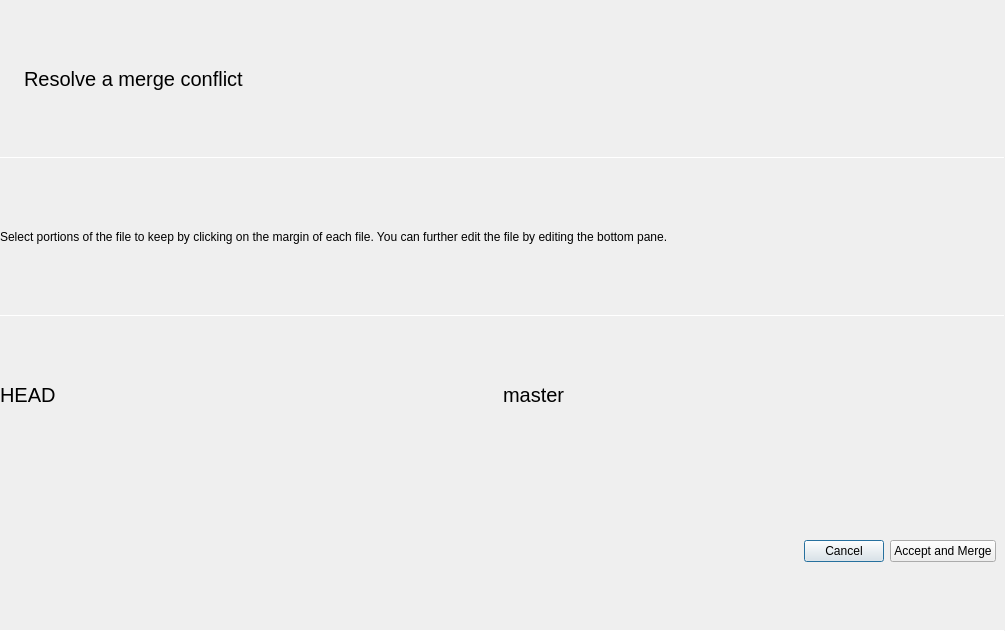
<?xml version="1.0" encoding="UTF-8"?>
<ui version="4.0">
 <class>MergeTool</class>
 <widget class="QDialog" name="MergeTool">
  <property name="geometry">
   <rect>
    <x>0</x>
    <y>0</y>
    <width>1005</width>
    <height>631</height>
   </rect>
  </property>
  <property name="windowTitle">
   <string>Resolve a merge conflict</string>
  </property>
  <layout class="QVBoxLayout" name="verticalLayout">
   <property name="spacing">
    <number>0</number>
   </property>
   <property name="leftMargin">
    <number>0</number>
   </property>
   <property name="topMargin">
    <number>0</number>
   </property>
   <property name="rightMargin">
    <number>0</number>
   </property>
   <property name="bottomMargin">
    <number>0</number>
   </property>
   <item>
    <layout class="QHBoxLayout" name="horizontalLayout">
     <property name="spacing">
      <number>0</number>
     </property>
     <item>
      <widget class="QToolButton" name="cancelButton">
       <property name="sizePolicy">
        <sizepolicy hsizetype="Preferred" vsizetype="Preferred">
         <horstretch>0</horstretch>
         <verstretch>0</verstretch>
        </sizepolicy>
       </property>
       <property name="text">
        <string/>
       </property>
       <property name="icon">
        <iconset theme="go-previous" resource="../icons.qrc">
         <normaloff>:/icons/go-previous.svg</normaloff>:/icons/go-previous.svg</iconset>
       </property>
       <property name="autoRaise">
        <bool>true</bool>
       </property>
      </widget>
     </item>
     <item>
      <widget class="QLabel" name="label">
       <property name="sizePolicy">
        <sizepolicy hsizetype="Expanding" vsizetype="Preferred">
         <horstretch>0</horstretch>
         <verstretch>0</verstretch>
        </sizepolicy>
       </property>
       <property name="font">
        <font>
         <pointsize>15</pointsize>
        </font>
       </property>
       <property name="text">
        <string>Resolve a merge conflict</string>
       </property>
       <property name="margin">
        <number>9</number>
       </property>
      </widget>
     </item>
     <item>
      <widget class="QToolButton" name="acceptButton">
       <property name="sizePolicy">
        <sizepolicy hsizetype="Preferred" vsizetype="Preferred">
         <horstretch>0</horstretch>
         <verstretch>0</verstretch>
        </sizepolicy>
       </property>
       <property name="toolTip">
        <string>Accept and Merge</string>
       </property>
       <property name="text">
        <string/>
       </property>
       <property name="icon">
        <iconset theme="dialog-ok" resource="../icons.qrc">
         <normaloff>:/icons/dialog-ok.svg</normaloff>:/icons/dialog-ok.svg</iconset>
       </property>
       <property name="autoRaise">
        <bool>true</bool>
       </property>
      </widget>
     </item>
    </layout>
   </item>
   <item>
    <widget class="Line" name="line">
     <property name="maximumSize">
      <size>
       <width>16777215</width>
       <height>1</height>
      </size>
     </property>
     <property name="orientation">
      <enum>Qt::Horizontal</enum>
     </property>
    </widget>
   </item>
   <item>
    <widget class="QLabel" name="label_2">
     <property name="text">
      <string>Select portions of the file to keep by clicking on the margin of each file. You can further edit the file by editing the bottom pane.</string>
     </property>
     <property name="wordWrap">
      <bool>true</bool>
     </property>
     <property name="margin">
      <number>9</number>
     </property>
    </widget>
   </item>
   <item>
    <widget class="Line" name="line_3">
     <property name="maximumSize">
      <size>
       <width>16777215</width>
       <height>1</height>
      </size>
     </property>
     <property name="orientation">
      <enum>Qt::Horizontal</enum>
     </property>
    </widget>
   </item>
   <item>
    <layout class="QHBoxLayout" name="differenceLayout">
     <property name="spacing">
      <number>0</number>
     </property>
     <item>
      <layout class="QVBoxLayout" name="localChangesLayout">
       <property name="spacing">
        <number>0</number>
       </property>
       <item>
        <widget class="QLabel" name="localChangesTitle">
         <property name="font">
          <font>
           <pointsize>15</pointsize>
          </font>
         </property>
         <property name="text">
          <string notr="true">HEAD</string>
         </property>
         <property name="margin">
          <number>9</number>
         </property>
        </widget>
       </item>
      </layout>
     </item>
     <item>
      <layout class="QVBoxLayout" name="remoteChangesLayout">
       <property name="spacing">
        <number>0</number>
       </property>
       <item>
        <widget class="QLabel" name="remoteChangesTitle">
         <property name="font">
          <font>
           <pointsize>15</pointsize>
          </font>
         </property>
         <property name="text">
          <string notr="true">master</string>
         </property>
         <property name="margin">
          <number>9</number>
         </property>
        </widget>
       </item>
      </layout>
     </item>
    </layout>
   </item>
   <item>
    <widget class="QWidget" name="windowControlsMac" native="true">
     <layout class="QHBoxLayout" name="horizontalLayout_2">
      <item>
       <spacer name="horizontalSpacer">
        <property name="orientation">
         <enum>Qt::Horizontal</enum>
        </property>
        <property name="sizeHint" stdset="0">
         <size>
          <width>40</width>
          <height>20</height>
         </size>
        </property>
       </spacer>
      </item>
      <item>
       <widget class="QPushButton" name="pushButton">
        <property name="text">
         <string>Cancel</string>
        </property>
       </widget>
      </item>
      <item>
       <widget class="QPushButton" name="pushButton_2">
        <property name="text">
         <string>Accept and Merge</string>
        </property>
       </widget>
      </item>
     </layout>
    </widget>
   </item>
   <item>
    <widget class="Line" name="line_2">
     <property name="maximumSize">
      <size>
       <width>16777215</width>
       <height>1</height>
      </size>
     </property>
     <property name="orientation">
      <enum>Qt::Horizontal</enum>
     </property>
    </widget>
   </item>
  </layout>
 </widget>
 <resources>
  <include location="../icons.qrc"/>
 </resources>
 <connections>
  <connection>
   <sender>pushButton_2</sender>
   <signal>clicked()</signal>
   <receiver>acceptButton</receiver>
   <slot>click()</slot>
   <hints>
    <hint type="sourcelabel">
     <x>944</x>
     <y>538</y>
    </hint>
    <hint type="destinationlabel">
     <x>994</x>
     <y>120</y>
    </hint>
   </hints>
  </connection>
  <connection>
   <sender>pushButton</sender>
   <signal>clicked()</signal>
   <receiver>cancelButton</receiver>
   <slot>click()</slot>
   <hints>
    <hint type="sourcelabel">
     <x>795</x>
     <y>557</y>
    </hint>
    <hint type="destinationlabel">
     <x>13</x>
     <y>97</y>
    </hint>
   </hints>
  </connection>
 </connections>
</ui>
